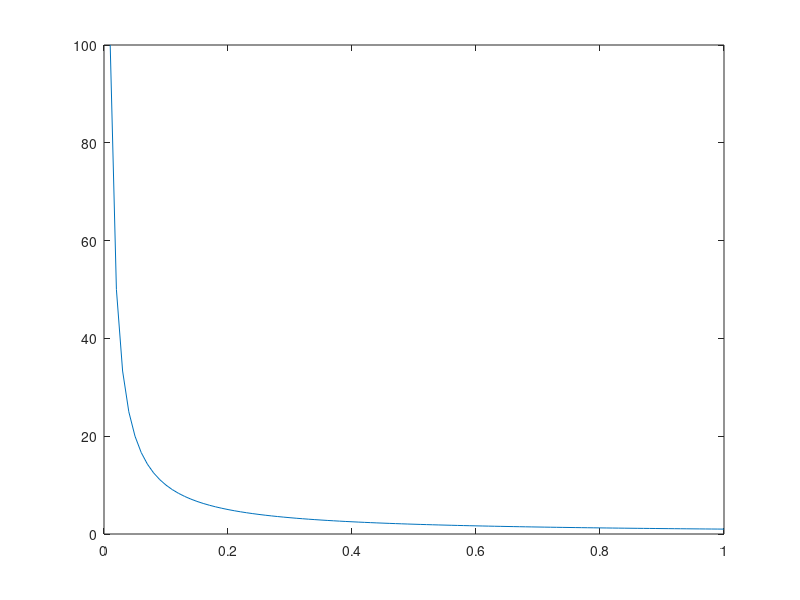
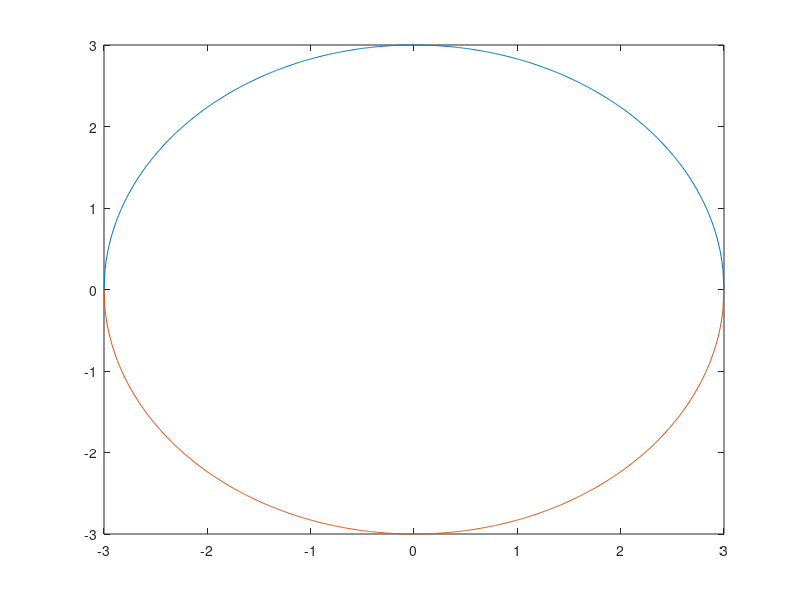
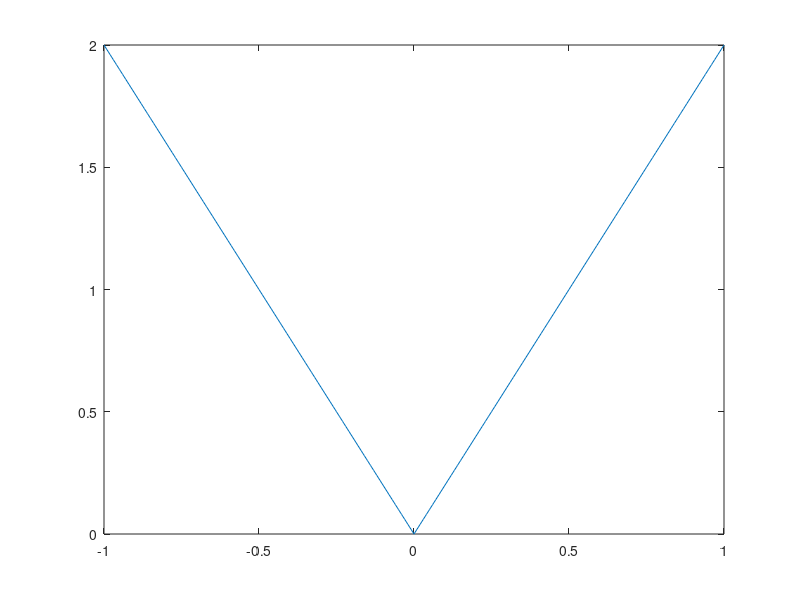
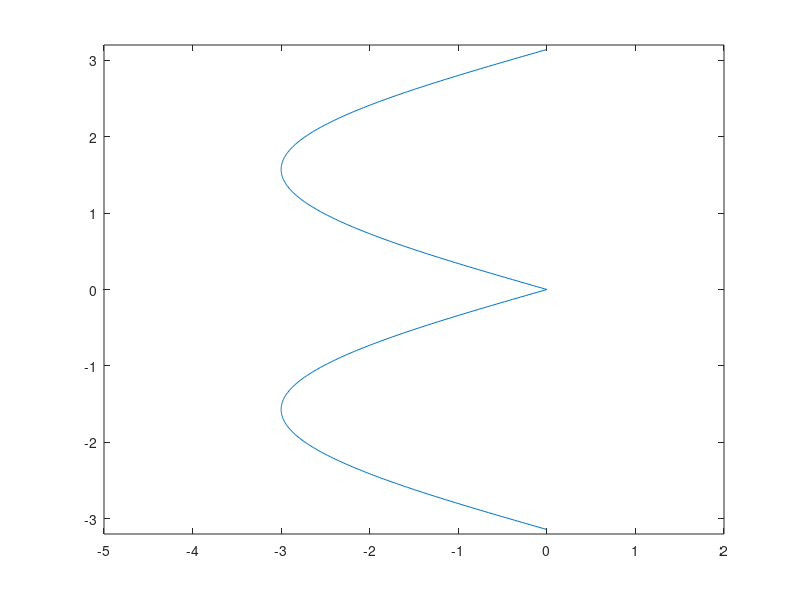

These figures' MATLAB source, in order:
% L (y = 1/x)
figure;
x = 0.01:0.01:1;
y = 1./x;
plot(x,y);

% O (x^2+y^2 = 9)
figure;
x1 = -3:0.01:3;
y1 = (9-x1.^2).^0.5;
x2 = -3:0.01:3;
y2 = -(9-x2.^2).^0.5;
plot(x1,y1);
hold on
plot(x2,y2);
hold off

% V (y = |-2x|)
figure;
x = -1:0.01:1;
y = abs(-2*x);
plot(x,y);

% E (x = -3|sin y|)
figure;
y = -3.14:0.01:3.14;
x = -3*abs(sin(y));
plot(x,y);
axis([-5 2 -3.2 3.2])
